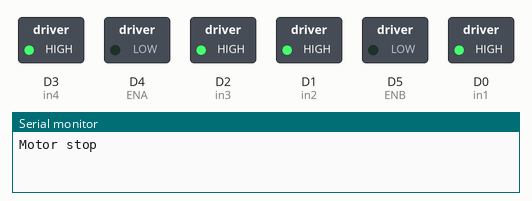
The sketch below on a simulated ESP8266 (NodeMCU). Shown: switched loads named in the sketch (green lamp = pin HIGH), the last lines printed to the serial monitor.

Above: at 0.05 s.
At 12.45 s:
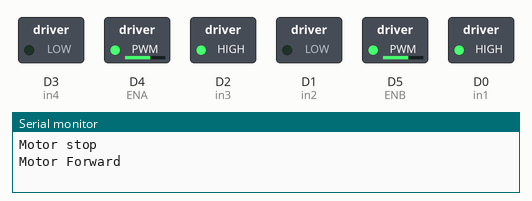
At 24.85 s:
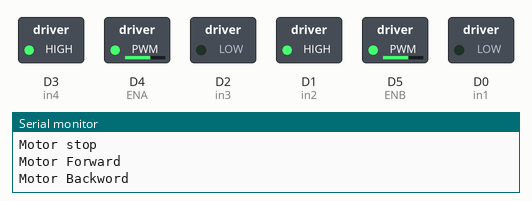
At 37.25 s:
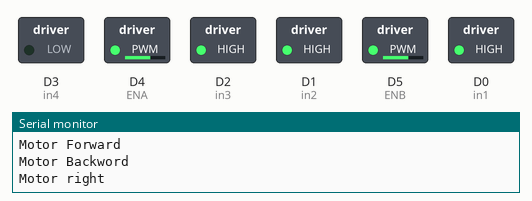
At 49.85 s:
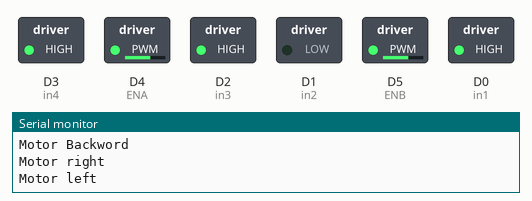
Timing chart, 0 to 65.0 s (numbered marks = the images above):
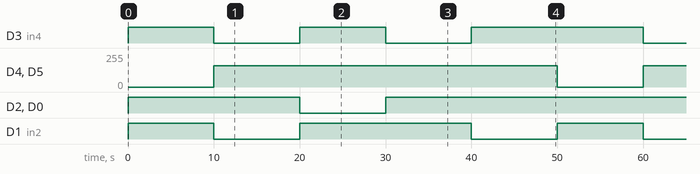

The sketch:

Test_PWM.ino
```cpp
#define in1 D0
#define in2 D1
#define in3 D2
#define in4 D3

#define ENA D4
#define ENB D5


void Moto_Speed(int speed , int time);

void setup() {
pinMode(in1,OUTPUT) ;
pinMode(in2,OUTPUT) ;
pinMode(in3,OUTPUT) ;
pinMode(in4,OUTPUT) ;

pinMode(ENA,OUTPUT) ;
pinMode(ENB,OUTPUT) ;

Serial.begin(9600);

analogWrite(ENA,0);
analogWrite(ENB,0);
}

void loop() {

  // Stop
  Serial.println("Motor stop") ;
  digitalWrite(in1,HIGH) ;
  digitalWrite(in2,HIGH) ;
  digitalWrite(in3,HIGH) ;
  digitalWrite(in4,HIGH) ;
  Moto_Speed(0);
  delay(10000);

  // Forward
  Serial.println("Motor Forward") ;
  digitalWrite(in1,HIGH) ;
  digitalWrite(in2,LOW) ;
  digitalWrite(in3,HIGH) ;
  digitalWrite(in4,LOW) ;
  Moto_Speed(160);
  delay(10000);

    // Backword
  Serial.println("Motor Backword") ;
  digitalWrite(in1,LOW) ;
  digitalWrite(in2,HIGH) ;
  digitalWrite(in3,LOW) ;
  digitalWrite(in4,HIGH) ;
  Moto_Speed(160);
  delay(10000);

    // Turn right
  Serial.println("Motor right") ;
  digitalWrite(in1,HIGH) ;
  digitalWrite(in2,HIGH) ;
  digitalWrite(in3,HIGH) ;
  digitalWrite(in4,LOW) ;
  Moto_Speed(160);
  delay(10000);


    // Turn left
  Serial.println("Motor left") ;
  digitalWrite(in1,HIGH) ;
  digitalWrite(in2,LOW) ;
  digitalWrite(in3,HIGH) ;
  digitalWrite(in4,HIGH) ;
  Moto_Speed(160);
  delay(10000);


}


void Moto_Speed(int speed)
{
  analogWrite(ENA,speed);
  analogWrite(ENB,speed);
}
```

Measured:
- by itself, D3 (in4): repeats every 50.0 s: LOW 10.0 s, HIGH 10.0 s, LOW 10.0 s, HIGH 20.0 s
- by itself, D4 (ENA), D5 (ENB): alternates 160/255 for 40.0 s and 0/255 for 10.0 s
- by itself, D2 (in3), D0 (in1): repeats every 50.0 s: LOW 10.0 s, HIGH 40.0 s
- by itself, D1 (in2): repeats every 50.0 s: LOW 10.0 s, HIGH 20.0 s, LOW 10.0 s, HIGH 10.0 s
